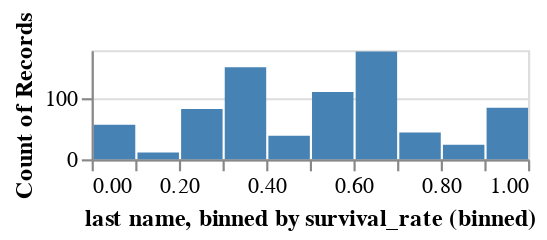

Notebook code for this chart:
### Code cell
survival = pd.DataFrame({'last name, binned by survival_rate': survival_rates})
alx.hist(survival,x='last name, binned by survival_rate')

### Figure 1 — Vega-Lite specification as saved in the notebook (floating-point values rounded to 4 significant figures; data arrays with more than 128 entries replaced by an {"elided": "..."} marker saying what was removed)
{"config": {"view": {"continuousWidth": 400, "continuousHeight": 300}}, "data": {"name": "data-c2588155932c5e700f6410dd754a6d28"}, "mark": {"type": "bar", "color": "steelblue"}, "encoding": {"x": {"axis": {}, "bin": true, "field": "last name, binned by survival_rate", "type": "quantitative"}, "y": {"aggregate": "count", "axis": {}, "type": "quantitative"}}, "height": 50, "width": 200, "$schema": "https://vega.github.io/schema/vega-lite/v5.2.0.json", "datasets": {"data-c2588155932c5e700f6410dd754a6d28": {"elided": "784 records"}}}
